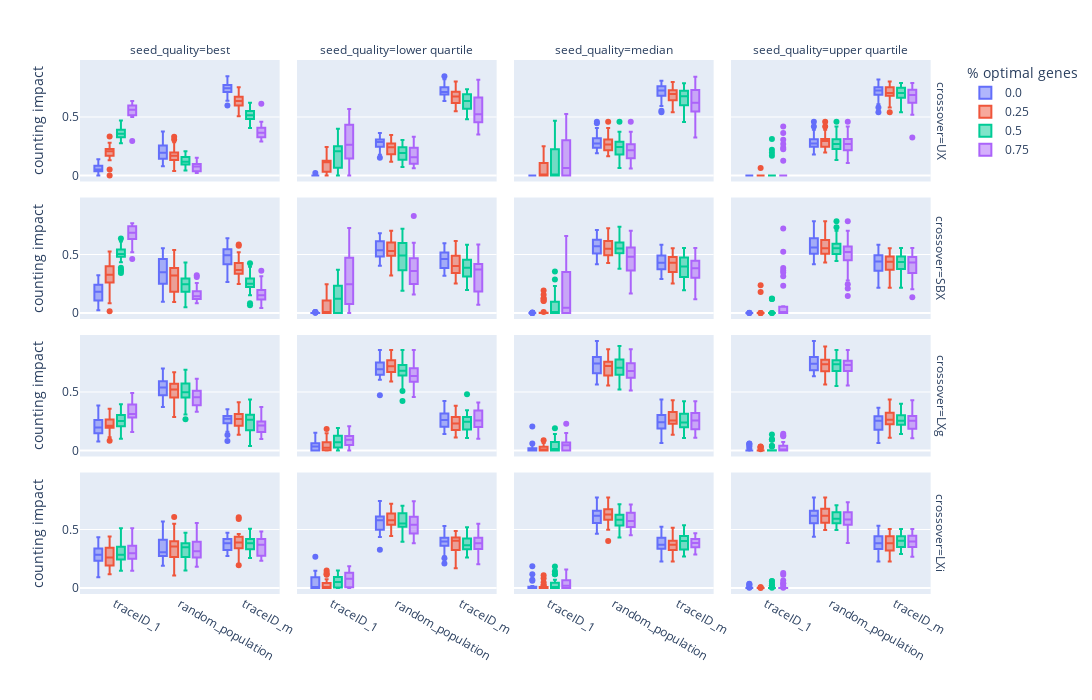

The notebook cell saved with this chart:
### Code cell
#Impact values for dimension 8 only

import pandas as pd
import plotly.express as px

gen = 50
dim = 8

ci_df = pd.read_csv("../data/sphere_function_data/counting_impact.csv")
only_last_gen_ci = ci_df[ci_df.generation == gen]
only_last_gen_ci['random_population'] = only_last_gen_ci[['traceID_2', 'traceID_3', 'traceID_4', 'traceID_5', 'traceID_6', 'traceID_7', 'traceID_8', 'traceID_9', 'traceID_10', 'traceID_11', 'traceID_12', 'traceID_13', 'traceID_14', 'traceID_15', 'traceID_16', 'traceID_17', 'traceID_18', 'traceID_19', 'traceID_20']].sum(axis=1)

#filter runs with optimal and worst point:
only_last_gen_ci = only_last_gen_ci[only_last_gen_ci.dim == 8]
only_last_gen_ci = only_last_gen_ci[only_last_gen_ci.seed_quality != "utopia"]
only_last_gen_ci = only_last_gen_ci[only_last_gen_ci.seed_quality != "dystopia"]
only_last_gen_ci = only_last_gen_ci[['traceID_1', 'random_population', 'traceID_m', 'percentage_of_optimal_genes', 'seed_quality', 'crossover']]


#CI of Fitness = 1
fig = px.box(
    only_last_gen_ci,
    color="percentage_of_optimal_genes",
    facet_col="seed_quality",
    facet_row="crossover",
    labels={
            "value": "counting impact",
            "variable": "",
            "percentage_of_optimal_genes": "% optimal genes",
            "traceID_1" : "seed ind"
        },
    height=700, width=1400)

fig.write_image("../figures/genome_vs_fitness_impact.pdf")
fig.show()
